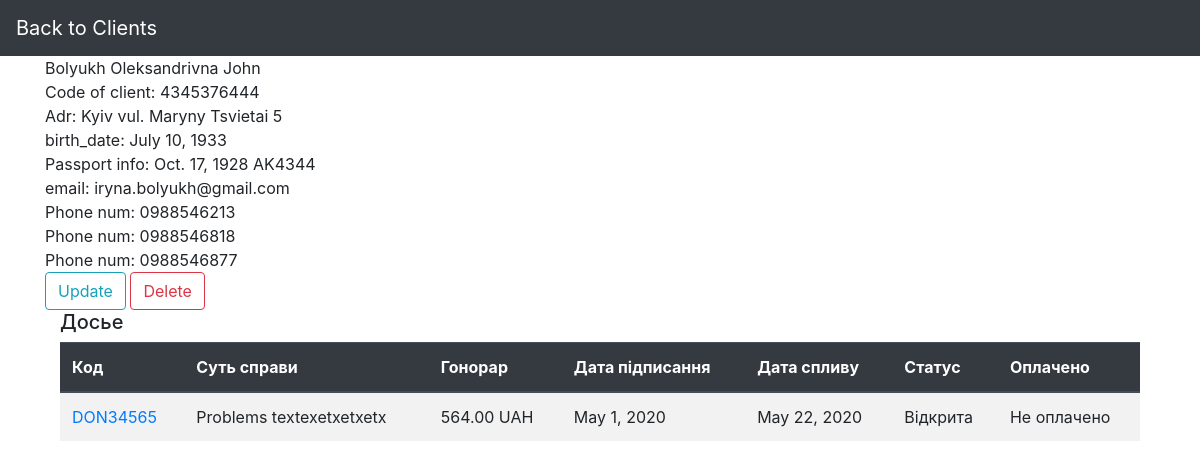
/database/client_N/4345376444/, run on an earlier commit of the app's database.
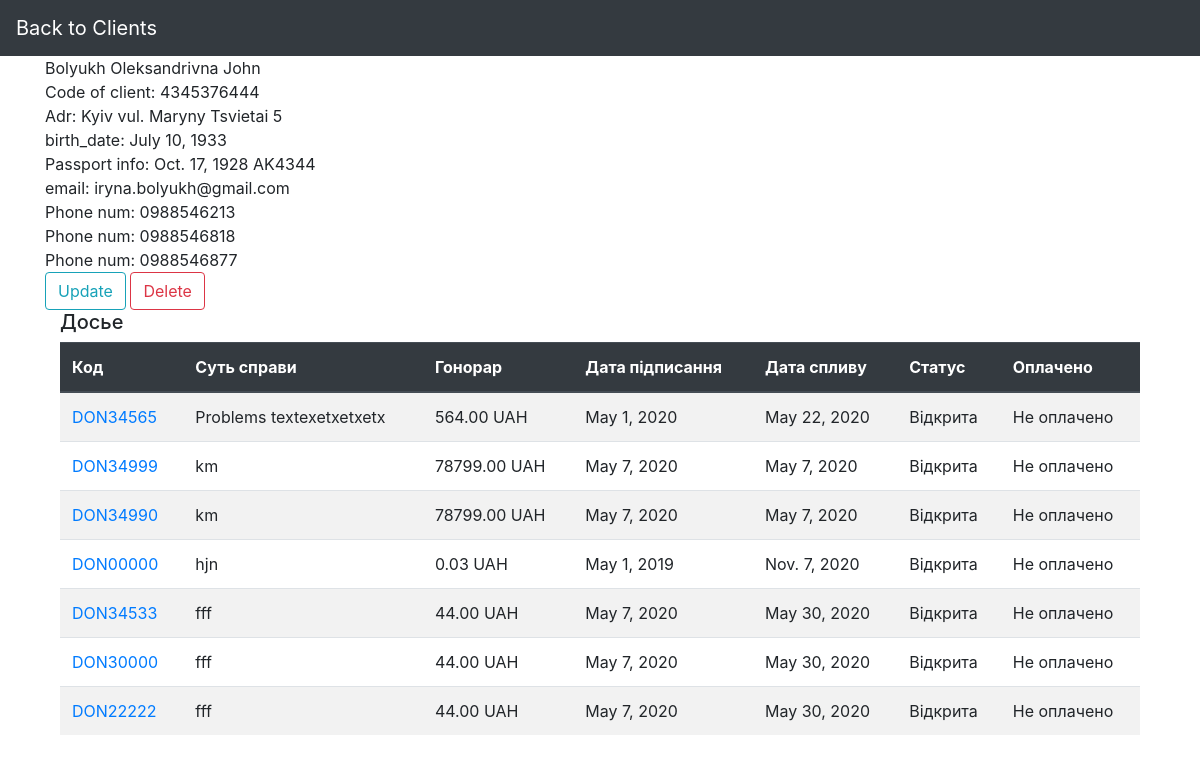
And on a later commit of the database.
### DataBase/models.py (models this page shows, shortened)
class Client(models.Model):
    first_name = models.CharField(max_length=25)
    surname = models.CharField(max_length=25)
    mid_name = models.CharField(max_length=25)
    adr_city = models.CharField(max_length=30)
    adr_street = models.CharField(max_length=20)
    adr_build = models.IntegerField()
    mail_info = models.EmailField(max_length=30)
    class Meta:
        abstract = True
        ordering = ['first_name']

class Client_natural(Client):
    num_client_n = models.CharField(max_length=10, primary_key=True)
    birth_date = models.DateField()
    passport_date = models.DateField()
    passport_authority = models.CharField(max_length=6)
    class Meta(Client.Meta):
        db_table = 'Client_natural'

class NPhone(models.Model):
    phone_num = models.CharField(max_length=10, primary_key=True)
    client_natural = models.ForeignKey(Client_natural, on_delete=models.CASCADE, related_name='phones')
    class Meta:
        db_table = 'NPhone'

class Dossier(models.Model):
    DOS_STATUS = [
        ('open', 'open'),
        ('closed', 'closed'),
        ('closed-won', 'closed-won'),
    ]
    issue = models.TextField()
    status = models.CharField(max_length=10, choices=DOS_STATUS, default='open')
    date_signed = models.DateField()
    date_expired = models.DateField()
    date_closed = models.DateField(blank=True, null=True)
    fee = models.DecimalField(max_digits=7, decimal_places=2)
    paid = models.BooleanField(default=False)
    court_name = models.CharField(max_length=50, blank=True, null=True)
    court_adr = models.CharField(max_length=50, blank=True, null=True)
    court_date = models.DateTimeField(blank=True, null=True)
    lawyer_code = models.ForeignKey(Lawyer, on_delete=models.DO_NOTHING,
                                    blank=True, null=True)
    class Meta:
        abstract = True

class Dossier_N(Dossier):
    code_dossier_n = models.CharField(max_length=8, primary_key=True)
    num_client_n = models.ForeignKey(Client_natural, on_delete=models.DO_NOTHING)
    class Meta(Dossier.Meta):
        db_table = 'Dossier_N'

### DataBase/views.py (the view)
# urls.py: path('client_N/<pk>/', views.ClientNDetailView.as_view(), name='client-detailed-view-n'),
class ClientNDetailView(generic.DetailView):
    model = Client_natural
    context_object_name = "client_natural"
    template_name = "client_detail_n.html"
    def get_context_data(self, **kwargs):
        context = super().get_context_data(**kwargs)
        client_code = self.kwargs['pk']
        context['phones'] = NPhone.objects.filter(client_natural_id=client_code)
        context['appointments'] = Appointment_N.objects.filter(num_client_n=self.kwargs['pk'])
        context['dossiers'] = Dossier_N.objects.filter(num_client_n=self.kwargs['pk'])
        return context

### DataBase/templates/client_detail_n.html (shortened to what this page needs)
{% extends "base_generic.html" %}
{% block navbar %}
 <a class="navbar-brand" href="lawyers.html">Back to Clients</a>
{% endblock %}
{% block content %}
    <div> {{ client_natural.first_name }} {{ client_natural.surname }} {{ client_natural.mid_name }}</div>
    <div>Code of client: {{ client_natural.num_client_n }}</div>
    <div>Adr: {{ client_natural.adr_city }} {{ client_natural.adr_street }} {{ client_natural.adr_build }}</div>
    <div>birth_date: {{ client_natural.birth_date|date }}</div>
    <div>Passport info: {{ client_natural.passport_date }}  {{ client_natural.passport_authority }}</div>
    <div>email: {{ client_natural.mail_info }}</div>
    <div>
        {% for phone in phones %}
            <div>Phone num: {{phone.phone_num}}</div>
        {% endfor %}
    </div>
        <a class="btn btn-outline-info" href="{% url 'client_natural-update' pk=object.pk %}">Update</a>
        <a class="btn btn-outline-danger" href="{% url 'client_natural-delete' pk=object.pk %}">Delete</a>
    {% if dossiers %}
        <div class="container">
    <h5>Досье</h5>
    <table class="table table-striped">
        <thead class="thead-dark">
        <tr>
            <th>Код</th>
            <th>Суть справи</th>
            <th>Гонорар</th>
            <th>Дата підписання</th>
            <th>Дата спливу</th>
            <th>Статус</th>
            <th>Оплачено</th>
        </tr>
        </thead>
        <tbody>
        {% for dossier in dossiers.all %}
        <tr>
            <td><a href="{% url 'dossier-detailed-n' dossier.code_dossier_n %}">{{ dossier.code_dossier_n }}</a></td>
            <td>{{ dossier.issue }}</td>
            <td>{{ dossier.fee }} UAH</td>
            <td>{{ dossier.date_signed }}</td>
            <td>{{ dossier.date_expired }}</td>
            {% if dossier.status == 'open' %}
            <td>Відкрита</td>
            {% elif dossier.status == 'closed' %}
            <td>Закрита</td>
            {% else %}
            <td>Закрита(виграна)</td>
            {% endif %}
            {% if dossier.paid is True %}
            <td>Оплачено</td>
            {% else %}
            <td>Не оплачено</td>
            {% endif %}
        </tr>
        {% endfor %}
        </tbody>
    </table>
        </div>
    {% endif %}
{% endblock %}

### DataBase/templates/base_generic.html (shortened to what this page needs)
<!DOCTYPE html>
{% load static %}
<html lang="en">
<head>
    <link rel="stylesheet" href="{% static 'docs/css/main.css' %}">
    <link rel="stylesheet" href="https://maxcdn.bootstrapcdn.com/bootstrap/4.4.1/css/bootstrap.min.css">
</head>
<body>
<nav class="navbar navbar-expand-sm bg-dark navbar-dark">
    {% block navbar%}
    {%endblock%}
</nav>
<div class="container">
    {% block content %}{% endblock %}
</div>
</body>
</html>

What changed in the data, as far as the page shows it:
added Dossier_N: code_dossier_n "DON34999", issue "km", fee "78799.00", date_signed "May 7, 2020", date_expired "May 7, 2020", status "Відкрита", paid "Не оплачено"
added Dossier_N: code_dossier_n "DON34990", issue "km", fee "78799.00", date_signed "May 7, 2020", date_expired "May 7, 2020", status "Відкрита", paid "Не оплачено"
added Dossier_N: code_dossier_n "DON00000", issue "hjn", fee "0.03", date_signed "May 1, 2019", date_expired "Nov. 7, 2020", status "Відкрита", paid "Не оплачено"
added Dossier_N: code_dossier_n "DON34533", issue "fff", fee "44.00", date_signed "May 7, 2020", date_expired "May 30, 2020", status "Відкрита", paid "Не оплачено"
added Dossier_N: code_dossier_n "DON30000", issue "fff", fee "44.00", date_signed "May 7, 2020", date_expired "May 30, 2020", status "Відкрита", paid "Не оплачено"
added Dossier_N: code_dossier_n "DON22222", issue "fff", fee "44.00", date_signed "May 7, 2020", date_expired "May 30, 2020", status "Відкрита", paid "Не оплачено"
